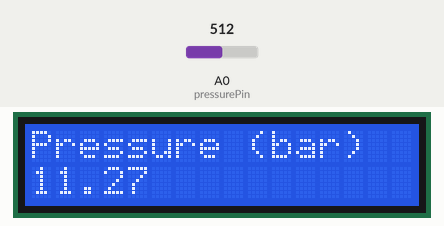
Bench run of a sketch on a simulated Arduino Uno, built with avr-gcc and run on an emulated ATmega328P. Parts: 16×2 character LCD. Inputs (shaded band) come from the test bench; at power-on: A0 (pressurePin) = 512. What the sketch prints to the serial monitor is not drawn.

Above: at 1.2 s.
1.3 s: A0 (pressurePin) set to 716
At 2.6 s:
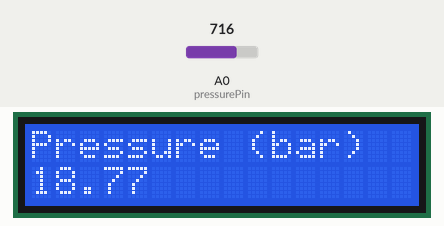
2.9 s: A0 (pressurePin) set to 900
At 4.0 s:
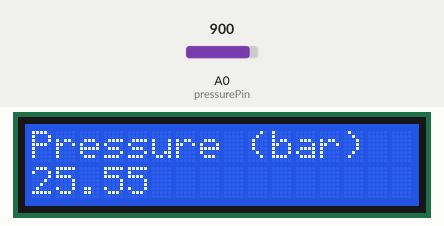
4.5 s: A0 (pressurePin) set to 1023
At 5.3 s:
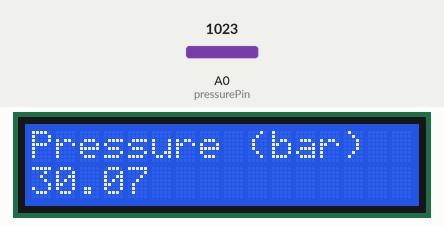
Timing chart, 0 to 7.5 s (numbered marks = the images above; inputs shaded):
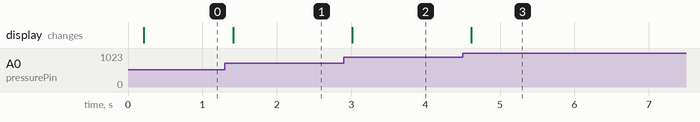

Measured:
- after the input at 1.3 s, the display: changes after 0.12 s (image 1)
- after the input at 2.9 s, the display: changes after 0.12 s (image 2)
- after the input at 4.5 s, the display: changes after 0.12 s (image 3)

The sketch:

shot.ino
```cpp
#include <Wire.h>
#include <LiquidCrystal_I2C.h>
LiquidCrystal_I2C lcd(0x27, 16, 2);

const int pressurePin = A0;
const unsigned long sampleIntervalMs = 2;
const unsigned long displayIntervalMs = 200;
const int sampleCount = 20;

unsigned long lastSampleTime = 0;
unsigned long lastDisplayTime = 0;
long sampleSum = 0;
int samplesCollected = 0;
float pressureBar = 0;
bool pressureReady = false;

void setup() {
  Serial.begin(115200);

  lcd.init();
  lcd.backlight();

  lcd.setCursor(0, 0);
  lcd.print("Pressure (bar)");
  lcd.setCursor(0, 1);
  lcd.print("Measuring...");
}

float calculatePressureBar(float raw) {
  // 기존 5V / 10비트 ADC와 센서 보정값 유지
  float voltage = raw * 5.0 / 1023.0;

  const float zeroVoltage = 0.90;
  const float resistorOhm = 249.0;
  const float maxBar = 30.0;

  float spanVoltage = 0.016 * resistorOhm;
  float pressureBar = (voltage - zeroVoltage) * maxBar / spanVoltage;

  // 무압 상태 보정
  pressureBar -= 0.8;

  if (pressureBar < 0) {
    pressureBar = 0;
  }

  return pressureBar;
}

void loop() {
  unsigned long now = millis();

  // 대기 없이 2ms 간격으로 읽고 20개씩 평균: 압력값 약 초당 25회 갱신
  if (now - lastSampleTime >= sampleIntervalMs) {
    lastSampleTime = now;
    sampleSum += analogRead(pressurePin);
    samplesCollected++;

    if (samplesCollected == sampleCount) {
      pressureBar = calculatePressureBar(sampleSum / float(sampleCount));
      pressureReady = true;
      sampleSum = 0;
      samplesCollected = 0;
    }
  }

  // LCD와 시리얼 출력은 초당 5회로 제한
  if (!pressureReady || now - lastDisplayTime < displayIntervalMs) return;
  lastDisplayTime = now;

  lcd.setCursor(0, 1);
  lcd.print(pressureBar, 2);
  lcd.print("          "); // 이전 측정값의 남은 자릿수 지우기

  Serial.println(pressureBar, 2);
}
```
